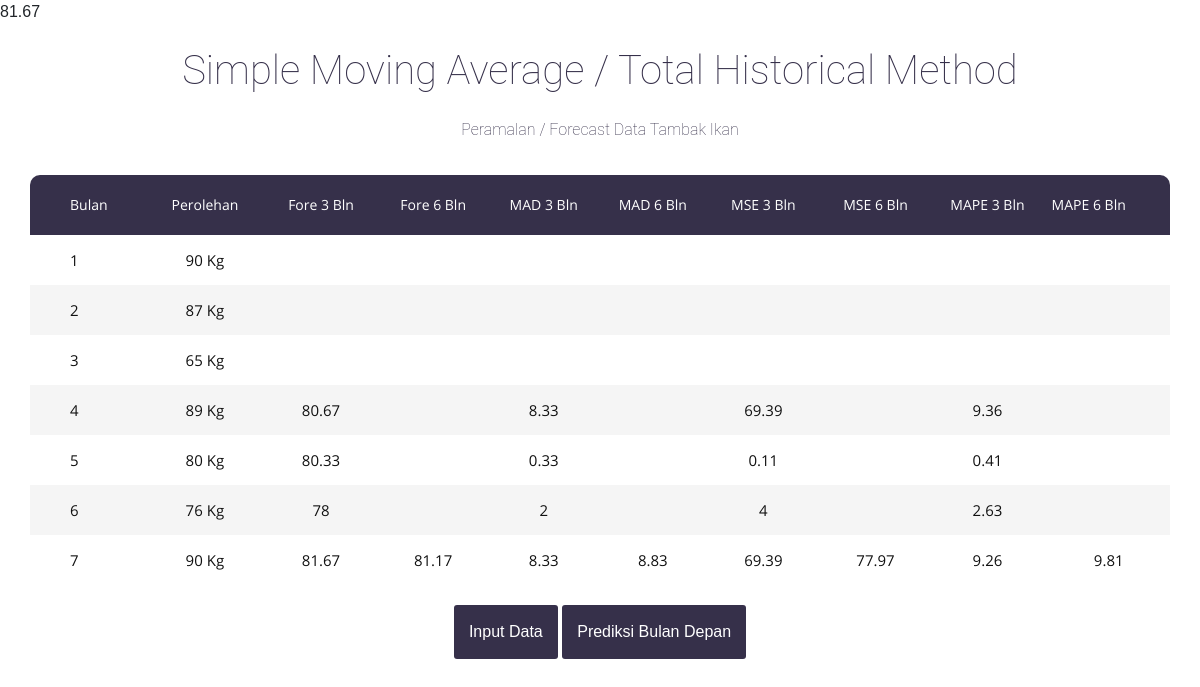
The app's page /lihat_data.php with its own data.
### tables this page shows
CREATE TABLE `simple_moving` (
  `id` int(11) NOT NULL,
  `fore_3` double DEFAULT NULL,
  `fore_6` double DEFAULT NULL,
  `mad_3` double DEFAULT NULL,
  `mad_6` double DEFAULT NULL,
  `mse_3` double DEFAULT NULL,
  `mse_6` double DEFAULT NULL,
  `mape_3` double DEFAULT NULL,
  `mape_6` double DEFAULT NULL,
  `perolehan` int(11) DEFAULT '0'
);

### lihat_data.php (the view, shortened to what this page needs)
<?php
require 'connect.php';
$records = array();
$result = $db->query("SELECT * FROM simple_moving");
if ($result) {
	if ($result->num_rows){
		while ($row = $result->fetch_object()){
			$records[] = $row;
		}
	}
}
?>
<!DOCTYPE html>
<html lang="en">
<head>
	<link rel="stylesheet" type="text/css" href="vendor/bootstrap/css/bootstrap.min.css">
	<link rel="stylesheet" type="text/css" href="fonts/font-awesome-4.7.0/css/font-awesome.min.css">
	<link rel="stylesheet" type="text/css" href="vendor/animate/animate.css">
	<link rel="stylesheet" type="text/css" href="vendor/select2/select2.min.css">
	<link rel="stylesheet" type="text/css" href="vendor/perfect-scrollbar/perfect-scrollbar.css">
	<link rel="stylesheet" type="text/css" href="css/util.css">
	<link rel="stylesheet" type="text/css" href="css/main.css">
</head>
<body>
	<div class="limiter">
		<h1 class="judul">Simple Moving Average / Total Historical Method</h1>
		<p class="subJudul">Peramalan / Forecast Data Tambak Ikan</p>
		<div class="container-table100">
			<div class="wrap-table100">
				<?php if (!count($records)) {
					echo "<p class='subJudul'> No Records </p>";
				} else {
				?>
				<div class="table100">
					<table>
						<thead>
							<tr class="table100-head">
								<th class="column1">Bulan</th>
								<th class="column2">Perolehan</th>
								<th class="column3">Fore 3 Bln</th>
								<th class="column4">Fore 6 Bln</th>
								<th class="column5">MAD 3 Bln</th>
								<th class="column6">MAD 6 Bln</th>
								<th class="column7">MSE 3 Bln</th>
								<th class="column8">MSE 6 Bln</th>
								<th class="column9">MAPE 3 Bln</th>
								<th class="column10">MAPE 6 Bln</th>
							</tr>
						</thead>
						<tbody>
							<?php $i = 1; ?>
							<?php foreach ($records as $r) { ?>
								<tr>
									<td class="column1"><?php echo $i; ?></td>
									<td class="column2"><?php echo $r->perolehan . " Kg"; ?></td>
									<td class="column3"><?php echo $r->fore_3; ?></td>
									<td class="column4"><?php echo $r->fore_6; ?></td>
									<td class="column5"><?php echo $r->mad_3; ?></td>
									<td class="column6"><?php echo $r->mad_6; ?></td>
									<td class="column7"><?php echo $r->mse_3; ?></td>
									<td class="column8"><?php echo $r->mse_6; ?></td>
									<td class="column7"><?php echo $r->mape_3; ?></td>
									<td class="column8"><?php echo $r->mape_6; ?></td>
								</tr>
								<?php $i++ ?>
							<?php } ?>
						</tbody>
					</table>
				</div>
				<?php } ?>
					<div class="nengah">
						<form action="" method="post">
							<button class="purple-bg" name="input" onclick="showPrompt()">Input Data</button>
							<button class="purple-bg" name="prediksi">Prediksi Bulan Depan</button>
						</form>
					</div>
				</div>
			</div>
		</div>
</body>
</html>

### css/main.css (style rules this page uses)
* { margin: 0px; padding: 0px; box-sizing: border-box; }
body, html { height: 100%; font-family: sans-serif; }
h1,h2,h3,h4,h5,h6 { margin: 0px; }
p { margin: 0px; }
button { outline: none !important; border: none; background: transparent; }
.judul { margin: 0px; text-align: center; padding: 25px; color: #36304a; font-family: "Roboto", Helvetica, sans-serif; font-weight: 100; }
.subJudul { text-align: center; color: #36304a; font-family: "Roboto", Helvetica, sans-serif; font-weight: 100; }
.limiter { width: 100%; margin: 0 auto; }
.container-table100 { width: 100%; display: -webkit-box; display: -webkit-flex; display: -moz-box; display: -ms-flexbox; display: flex; align-items: center; justify-content: center; flex-wrap: wrap; padding: 33px 30px; }
.wrap-table100 { width: 1170px; }
table { border-spacing: 1; border-collapse: collapse; background: white; border-radius: 10px; overflow: hidden; width: 100%; margin: 0 auto; position: relative; }
table * { position: relative; }
table td, table th { padding-left: 8px; }
table thead tr { height: 60px; background: #36304a; }
table tbody tr { height: 50px; }
table tbody tr:last-child { border: 0; }
table td, table th { text-align: left; }
.table100-head th { font-family: OpenSans-Regular; font-size: 14px; color: #fff; line-height: 1.2; font-weight: unset; }
tbody tr:nth-child(even) { background-color: #f5f5f5; }
tbody tr { font-family: OpenSans-Regular; font-size: 15px; color: #111111; line-height: 1.2; font-weight: unset; }
.column1 { width: 140px; padding-left: 40px; }
.column2 { width: 160px; text-align: center; }
.column3 { width: 170px; text-align: center; }
.column4 { width: 170px; text-align: center; }
.column5 { width: 170px; text-align: center; }
.column6 { width: 170px; text-align: center; }
.column7 { width: 170px; text-align: center; }
.column8 { width: 170px; text-align: center; }
.column9 { width: 170px; text-align: center; }
.column10 { width: 170px; text-align: center; padding-right: 40px; }
.nengah { margin-top: 20px; text-align: center; }
.purple-bg { background: #36304a; color: white; padding: 15px; border-radius: 3px; }

### records on screen
simple_moving: perolehan "90"
simple_moving: perolehan "87"
simple_moving: perolehan "65"
simple_moving: perolehan "89", fore_3 "80.67", mad_3 "8.33", mse_3 "69.39", mape_3 "9.36"
simple_moving: perolehan "80", fore_3 "80.33", mad_3 "0.33", mse_3 "0.11", mape_3 "0.41"
simple_moving: perolehan "76", fore_3 "78", mad_3 "2", mse_3 "4", mape_3 "2.63"
simple_moving: perolehan "90", fore_3 "81.67", fore_6 "81.17", mad_3 "8.33", mad_6 "8.83", mse_3 "69.39", mse_6 "77.97", mape_3 "9.26", mape_6 "9.81"
